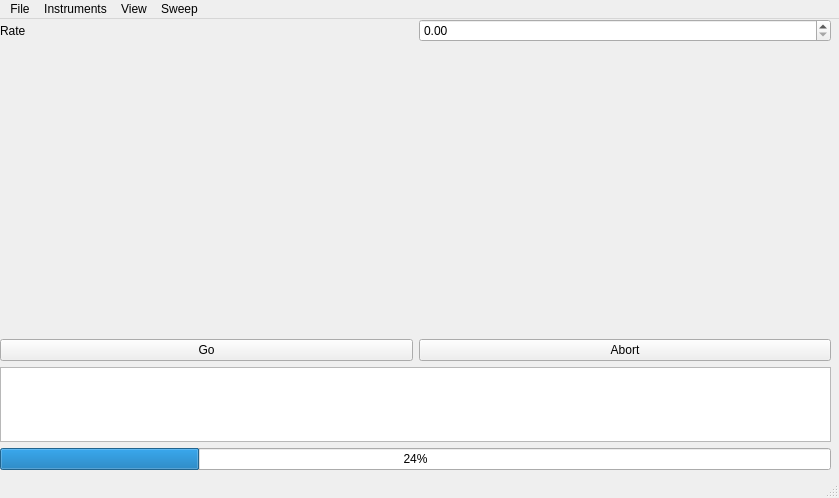
<?xml version="1.0" encoding="UTF-8"?>
<ui version="4.0">
 <class>MainWindow</class>
 <widget class="QMainWindow" name="MainWindow">
  <property name="geometry">
   <rect>
    <x>0</x>
    <y>0</y>
    <width>839</width>
    <height>498</height>
   </rect>
  </property>
  <property name="windowTitle">
   <string>MainWindow</string>
  </property>
  <widget class="QWidget" name="centralwidget">
   <widget class="QWidget" name="verticalLayoutWidget">
    <property name="geometry">
     <rect>
      <x>0</x>
      <y>0</y>
      <width>831</width>
      <height>451</height>
     </rect>
    </property>
    <layout class="QVBoxLayout" name="verticalLayout">
     <item>
      <layout class="QHBoxLayout" name="horizontalLayout">
       <item>
        <widget class="QLabel" name="label">
         <property name="text">
          <string>Rate</string>
         </property>
        </widget>
       </item>
       <item>
        <widget class="SlabSpinBox" name="param_rate"/>
       </item>
      </layout>
     </item>
     <item>
      <widget class="QwtPlot" name="qwtPlot"/>
     </item>
     <item>
      <layout class="QHBoxLayout" name="horizontalLayout_2">
       <item>
        <widget class="QPushButton" name="go_button">
         <property name="text">
          <string>Go</string>
         </property>
        </widget>
       </item>
       <item>
        <widget class="QPushButton" name="abort_button">
         <property name="text">
          <string>Abort</string>
         </property>
        </widget>
       </item>
      </layout>
     </item>
     <item>
      <widget class="QTextBrowser" name="message_box">
       <property name="sizePolicy">
        <sizepolicy hsizetype="Expanding" vsizetype="Maximum">
         <horstretch>0</horstretch>
         <verstretch>0</verstretch>
        </sizepolicy>
       </property>
       <property name="maximumSize">
        <size>
         <width>16777215</width>
         <height>75</height>
        </size>
       </property>
       <property name="font">
        <font>
         <family>Lucida Grande</family>
        </font>
       </property>
       <property name="html">
        <string>&lt;!DOCTYPE HTML PUBLIC &quot;-//W3C//DTD HTML 4.0//EN&quot; &quot;http://www.w3.org/TR/REC-html40/strict.dtd&quot;&gt;
&lt;html&gt;&lt;head&gt;&lt;meta name=&quot;qrichtext&quot; content=&quot;1&quot; /&gt;&lt;style type=&quot;text/css&quot;&gt;
p, li { white-space: pre-wrap; }
&lt;/style&gt;&lt;/head&gt;&lt;body style=&quot; font-family:'Lucida Grande'; font-size:13pt; font-weight:400; font-style:normal;&quot;&gt;
&lt;p style=&quot;-qt-paragraph-type:empty; margin-top:0px; margin-bottom:0px; margin-left:0px; margin-right:0px; -qt-block-indent:0; text-indent:0px;&quot;&gt;&lt;/p&gt;&lt;/body&gt;&lt;/html&gt;</string>
       </property>
      </widget>
     </item>
     <item>
      <widget class="QProgressBar" name="progressBar">
       <property name="value">
        <number>24</number>
       </property>
      </widget>
     </item>
    </layout>
   </widget>
  </widget>
  <widget class="QMenuBar" name="menubar">
   <property name="geometry">
    <rect>
     <x>0</x>
     <y>0</y>
     <width>839</width>
     <height>22</height>
    </rect>
   </property>
   <widget class="QMenu" name="menuFile">
    <property name="title">
     <string>File</string>
    </property>
    <widget class="QMenu" name="menuSave">
     <property name="title">
      <string>Save..</string>
     </property>
     <addaction name="actionExperimental_Settings"/>
     <addaction name="actionExperimental_and_Instrument_Settings"/>
    </widget>
    <addaction name="menuSave"/>
    <addaction name="actionLoad"/>
   </widget>
   <widget class="QMenu" name="menuInstruments">
    <property name="title">
     <string>Instruments</string>
    </property>
   </widget>
   <widget class="QMenu" name="menuView">
    <property name="title">
     <string>View</string>
    </property>
    <addaction name="actionShow_Message_Box"/>
    <addaction name="actionShow_Progress_Bar"/>
   </widget>
   <widget class="QMenu" name="menuSweep">
    <property name="title">
     <string>Sweep</string>
    </property>
    <addaction name="actionStart_Sweep"/>
   </widget>
   <addaction name="menuFile"/>
   <addaction name="menuInstruments"/>
   <addaction name="menuView"/>
   <addaction name="menuSweep"/>
  </widget>
  <widget class="QStatusBar" name="statusbar"/>
  <action name="actionExperimental_Settings">
   <property name="text">
    <string>Experimental Settings</string>
   </property>
  </action>
  <action name="actionExperimental_and_Instrument_Settings">
   <property name="text">
    <string>Experimental and Instrument Settings</string>
   </property>
  </action>
  <action name="actionLoad">
   <property name="text">
    <string>Load</string>
   </property>
  </action>
  <action name="actionShow_Message_Box">
   <property name="checkable">
    <bool>true</bool>
   </property>
   <property name="checked">
    <bool>true</bool>
   </property>
   <property name="text">
    <string>Show Message Box</string>
   </property>
  </action>
  <action name="actionShow_Progress_Bar">
   <property name="checkable">
    <bool>true</bool>
   </property>
   <property name="checked">
    <bool>true</bool>
   </property>
   <property name="text">
    <string>Show Progress Bar</string>
   </property>
  </action>
  <action name="actionStart_Sweep">
   <property name="text">
    <string>Start Sweep</string>
   </property>
  </action>
 </widget>
 <customwidgets>
  <customwidget>
   <class>QwtPlot</class>
   <extends>QFrame</extends>
   <header>qwt_plot.h</header>
  </customwidget>
  <customwidget>
   <class>SlabSpinBox</class>
   <extends>QDoubleSpinBox</extends>
   <header>widgets.h</header>
  </customwidget>
 </customwidgets>
 <resources/>
 <connections>
  <connection>
   <sender>actionShow_Message_Box</sender>
   <signal>toggled(bool)</signal>
   <receiver>message_box</receiver>
   <slot>setVisible(bool)</slot>
   <hints>
    <hint type="sourcelabel">
     <x>-1</x>
     <y>-1</y>
    </hint>
    <hint type="destinationlabel">
     <x>606</x>
     <y>145</y>
    </hint>
   </hints>
  </connection>
  <connection>
   <sender>actionShow_Progress_Bar</sender>
   <signal>toggled(bool)</signal>
   <receiver>progressBar</receiver>
   <slot>setVisible(bool)</slot>
   <hints>
    <hint type="sourcelabel">
     <x>-1</x>
     <y>-1</y>
    </hint>
    <hint type="destinationlabel">
     <x>400</x>
     <y>184</y>
    </hint>
   </hints>
  </connection>
 </connections>
</ui>
